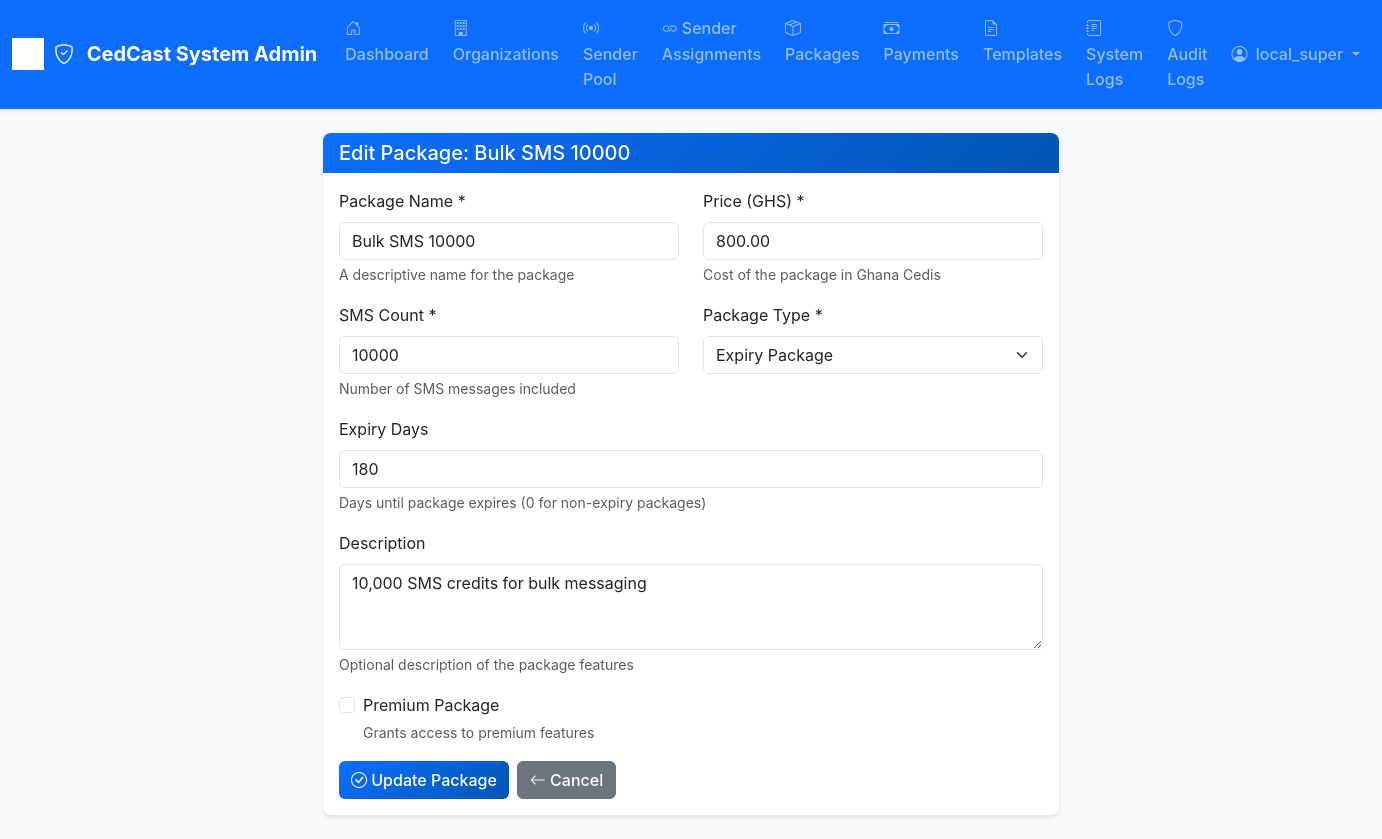
The app's page /super/packages/10/edit/ (signed in) with its own data.
### core/models.py (models this page shows, shortened)
class User(AbstractUser):
	SUPER_ADMIN = "super_admin"
	SCHOOL_ADMIN = "school_admin"
	ORG_ADMIN = "org_admin"
	ROLE_CHOICES = [
		(SUPER_ADMIN, "Super Admin"),
		(SCHOOL_ADMIN, "School Admin"),
		(ORG_ADMIN, "Organization Admin"),
	]
	role = models.CharField(max_length=20, choices=ROLE_CHOICES)
	school = models.ForeignKey(School, on_delete=models.CASCADE, null=True, blank=True)
	organization = models.ForeignKey('Organization', on_delete=models.CASCADE, null=True, blank=True)

class Package(models.Model):
	PACKAGE_TYPE_CHOICES = [
		('expiry', 'Expiry Package'),
		('non_expiry', 'Non-Expiry Package'),
	]
	name = models.CharField(max_length=100)
	description = models.TextField(blank=True, null=True)
	price = models.DecimalField(max_digits=10, decimal_places=2)
	sms_count = models.PositiveIntegerField(help_text="Number of SMS included in the package")
	expiry_days = models.PositiveIntegerField(default=0, help_text="Days until package expires (0 for non-expiry)")
	package_type = models.CharField(max_length=20, choices=PACKAGE_TYPE_CHOICES)
	is_premium = models.BooleanField(default=False, help_text="Grants premium features")
	is_active = models.BooleanField(default=True)
	created_at = models.DateTimeField(auto_now_add=True)
	class Meta:
		ordering = ['price']

### core/views.py (the view, shortened to what this page needs)
# urls.py: path('super/packages/<int:package_id>/edit/', views.edit_package_view, name='edit_package'),
@login_required
@user_passes_test(lambda u: u.is_superuser)
def edit_package_view(request, package_id):
    try:
        package = Package.objects.get(id=package_id)
    except Package.DoesNotExist:
        return redirect('super_packages')
    message = None
    context = {
        'package': package,
        'message': message,
        'package_types': Package.PACKAGE_TYPE_CHOICES,
    }
    return render(request, 'edit_package.html', context)

### core/templates/edit_package.html (shortened to what this page needs)
{% extends 'base.html' %}
{% load static %}
{% block content %}
{% include "super_admin_combined_nav.html" %}
<div class="container py-4">
    <div class="row justify-content-center">
        <div class="col-lg-8">
            <div class="card">
                <div class="card-header">
                    <h5 class="mb-0">Edit Package: {{ package.name }}</h5>
                </div>
                <div class="card-body">
                    <form method="post">
                        <div class="row mb-3">
                            <div class="col-md-6">
                                <label for="name" class="form-label">Package Name *</label>
                                <input type="text" class="form-control" id="name" name="name" value="{{ package.name }}" required>
                                <div class="form-text">A descriptive name for the package</div>
                            </div>
                            <div class="col-md-6">
                                <label for="price" class="form-label">Price (GHS) *</label>
                                <input type="number" class="form-control" id="price" name="price" value="{{ package.price }}" step="0.01" min="0" required>
                                <div class="form-text">Cost of the package in Ghana Cedis</div>
                            </div>
                        </div>
                        <div class="row mb-3">
                            <div class="col-md-6">
                                <label for="sms_count" class="form-label">SMS Count *</label>
                                <input type="number" class="form-control" id="sms_count" name="sms_count" value="{{ package.sms_count }}" min="1" required>
                                <div class="form-text">Number of SMS messages included</div>
                            </div>
                            <div class="col-md-6">
                                <label for="package_type" class="form-label">Package Type *</label>
                                <select class="form-select" id="package_type" name="package_type" required>
                                    {% for value, label in package_types %}
                                    <option value="{{ value }}" {% if package.package_type == value %}selected{% endif %}>{{ label }}</option>
                                    {% endfor %}
                                </select>
                            </div>
                        </div>
                        <div class="mb-3" id="expiry_days_group">
                            <label for="expiry_days" class="form-label">Expiry Days</label>
                            <input type="number" class="form-control" id="expiry_days" name="expiry_days" value="{{ package.expiry_days }}" min="0">
                            <div class="form-text">Days until package expires (0 for non-expiry packages)</div>
                        </div>
                        <div class="mb-3">
                            <label for="description" class="form-label">Description</label>
                            <textarea class="form-control" id="description" name="description" rows="3">{{ package.description }}</textarea>
                            <div class="form-text">Optional description of the package features</div>
                        </div>
                        <div class="mb-3">
                            <div class="form-check">
                                <input class="form-check-input" type="checkbox" id="is_premium" name="is_premium" {% if package.is_premium %}checked{% endif %}>
                                <label class="form-check-label" for="is_premium">
                                    Premium Package
                                </label>
                                <div class="form-text">Grants access to premium features</div>
                            </div>
                        </div>
                        <div class="d-flex gap-2">
                            <button type="submit" class="btn btn-primary">
                                <i class="bi bi-check-circle"></i> Update Package
                            </button>
                            <a href="{% url 'super_packages' %}" class="btn btn-secondary">
                                <i class="bi bi-arrow-left"></i> Cancel
                            </a>
                        </div>
                    </form>
                </div>
            </div>
        </div>
    </div>
</div>
{% endblock %}

### core/templates/super_admin_combined_nav.html (shortened to what this page needs)
{% load static %}
<nav class="navbar navbar-expand-lg navbar-dark bg-primary shadow-sm">
    <div class="container-fluid">
        <a class="navbar-brand d-flex align-items-center fw-bold" href="{% url 'dashboard' %}">
            <img src="{% static 'images/cedcast_logo.png' %}" alt="CedCast" style="height: 32px; margin-right: 10px;" onerror="this.style.display='none'">
            <div class="d-none d-sm-block">
                <i class="bi bi-shield-check me-2"></i>
                <span>CedCast System Admin</span>
            </div>
        </a>
        <div class="collapse navbar-collapse" id="superAdminNavbar">
            <ul class="navbar-nav me-auto">
                <li class="nav-item">
                    <a class="nav-link {% if request.resolver_match.url_name == 'dashboard' %}active{% endif %}" href="{% url 'dashboard' %}">
                        <i class="bi bi-house-door me-1"></i>Dashboard
                    </a>
                </li>
                <li class="nav-item">
                    <a class="nav-link {% if request.resolver_match.url_name == 'super_orgs' %}active{% endif %}" href="{% url 'super_orgs' %}">
                        <i class="bi bi-building me-1"></i>Organizations
                    </a>
                </li>
                <li class="nav-item">
                    <a class="nav-link {% if request.resolver_match.url_name == 'sender_pool' %}active{% endif %}" href="{% url 'sender_pool' %}">
                        <i class="bi bi-broadcast me-1"></i>Sender Pool
                    </a>
                </li>
                <li class="nav-item">
                    <a class="nav-link {% if request.resolver_match.url_name == 'sender_assignments' %}active{% endif %}" href="{% url 'sender_assignments' %}">
                        <i class="bi bi-link me-1"></i>Sender Assignments
                    </a>
                </li>
                <li class="nav-item">
                    <a class="nav-link {% if request.resolver_match.url_name == 'super_packages' %}active{% endif %}" href="{% url 'super_packages' %}">
                        <i class="bi bi-box-seam me-1"></i>Packages
                    </a>
                </li>
                <li class="nav-item">
                    <a class="nav-link {% if request.resolver_match.url_name == 'super_payments' %}active{% endif %}" href="{% url 'super_payments' %}">
                        <i class="bi bi-cash-stack me-1"></i>Payments
                    </a>
                </li>
                <li class="nav-item">
                    <a class="nav-link {% if request.resolver_match.url_name == 'global_templates' %}active{% endif %}" href="{% url 'global_templates' %}">
                        <i class="bi bi-file-earmark-text me-1"></i>Templates
                    </a>
                </li>
                <li class="nav-item">
                    <a class="nav-link {% if request.resolver_match.url_name == 'system_logs' %}active{% endif %}" href="{% url 'system_logs' %}">
                        <i class="bi bi-journal-text me-1"></i>System Logs
                    </a>
                </li>
                <li class="nav-item">
                    <a class="nav-link {% if request.resolver_match.url_name == 'audit_message_logs' %}active{% endif %}" href="{% url 'audit_message_logs' %}">
                        <i class="bi bi-shield me-1"></i>Audit Logs
                    </a>
                </li>
            </ul>
            <ul class="navbar-nav">
                <li class="nav-item dropdown">
                    <a class="nav-link dropdown-toggle" href="#" id="userDropdown" role="button" data-bs-toggle="dropdown" aria-expanded="false">
                        <i class="bi bi-person-circle me-1"></i>
                        <span class="d-none d-lg-inline">{{ request.user.username }}</span>
                    </a>
                </li>
            </ul>
        </div>
    </div>
</nav>

### static/css/style.css (style rules this page uses)
:root { --primary-color: #0d6efd; --secondary-color: #6c757d; --success-color: #198754; --warning-color: #ffc107; --danger-color: #dc3545; --info-color: #0dcaf0; --light-bg: #f8f9fa; --dark-text: #212529; --border-radius: 8px; --shadow: 0 2px 4px rgba(0,0,0,0.1); --shadow-lg: 0 4px 12px rgba(0,0,0,0.15); }
body { font-family: 'Inter', -apple-system, BlinkMacSystemFont, 'Segoe UI', Roboto, sans-serif; background-color: var(--light-bg); color: var(--dark-text); line-height: 1.6; }
.navbar-brand { font-weight: 700; font-size: 1.25rem; }
.navbar-brand img { filter: brightness(0) invert(1); }
.card { border: none; border-radius: var(--border-radius); box-shadow: var(--shadow); transition: all 0.3s ease; }
.card-header { background: linear-gradient(135deg, var(--primary-color), #0056b3); color: white; border-radius: var(--border-radius) var(--border-radius) 0 0 !important; border: none; font-weight: 600; }
.btn { border-radius: 6px; font-weight: 500; transition: all 0.2s ease; }
.btn-primary { background: linear-gradient(135deg, var(--primary-color), #0056b3); border: none; }
.form-control, .form-select { border-radius: 6px; border: 1px solid #dee2e6; transition: all 0.2s ease; }

### core/templates/super_admin_combined_nav.html (style rules this page uses)
.navbar-brand { font-weight: 700; }
.nav-link { font-weight: 500; padding: 0.5rem 1rem; margin: 0 0.25rem; border-radius: 6px; transition: all 0.2s ease; }

### records on screen
User: user.username "local_super"
Package: name "Bulk SMS 10000", price "800.00", sms_count "10000", package_type "Expiry Package", expiry_days "180", description "10,000 SMS credits for bulk messaging"
